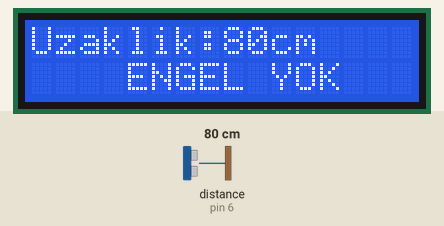
Simulated run of this sketch. Board: Arduino Uno, built with avr-gcc and run on an emulated ATmega328P. Shown: 16×2 character LCD. Wiring (inferred from the names in the program): ultrasonic range finder: trigger pin 7; echo pin 6. The test bench sets the inputs (shaded band); at power-on: distance to the obstacle (sensor on pin 6) 80 cm. The echo pulse lasts 58.3 µs per cm.

Above: at 1.2 s.
1.3 s: distance to the obstacle (sensor on pin 6) set to 2 cm
At 2.3 s:
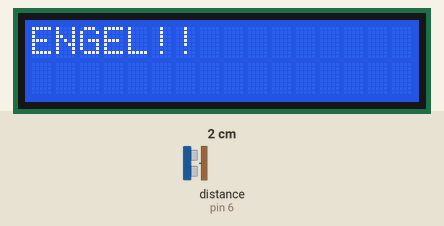
4.3 s: distance to the obstacle (sensor on pin 6) set to 120 cm
At 5.5 s:
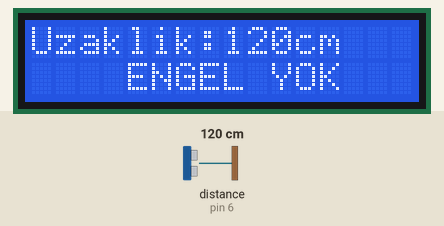
5.8 s: distance to the obstacle (sensor on pin 6) set to 4 cm
At 7.0 s:
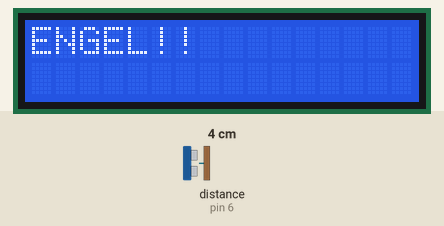
Timing chart, 0 to 8.8 s (numbered marks = the images above; inputs shaded):
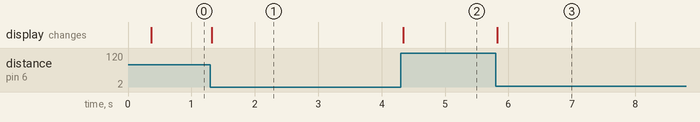

The sketch:

ULTRASONICSENSOR.ino
```cpp
#include <LiquidCrystal.h>                              //LCD kütüphanemizi başlatıyoruz.
int trigPin = 7;                                        //Ultrasonik sensör trig pini değişkeni
int echoPin = 6;                                        //Ultrasonik sensör echo pini değişkeni
int sure;                                               //Ses dalgasının gidip gelme süresi değişkeni
int uzaklik;                                            //Ölçülen uzaklık değeri değişkeni
int buzzer = 8;
int rs = 12, en = 11, d4 = 5, d5 = 4, d6 = 3, d7 = 2;   //LCD'nin pin değişkenlerini tanımlıyoruz.
LiquidCrystal lcd(rs, en, d4, d5, d6, d7);              //LCD'nin pin bağlantılarını ayarlıyoruz.

void setup() {
  pinMode(trigPin, OUTPUT);                             //trig pinini OUTPUT olarak ayarlıyoruz.
  pinMode(echoPin, INPUT);                              //echo pinini INPUT olarak ayarlıyoruz.
  lcd.begin(16, 2);   //LCD ekranımızın en-boy oranını ayarlıyoruz.
  Serial.begin(9600);

}
void loop() {
  digitalWrite(trigPin, LOW);                           //Ultrasonik sensör ile ölçüm sekansını başlatıyoruz.
  delayMicroseconds(5);
  digitalWrite(trigPin, HIGH);
  delayMicroseconds(10);
  digitalWrite(trigPin, LOW);
  sure = pulseIn(echoPin, HIGH, 11600);                 //Ses dalgasının gidip gelme süresini ölçüyoruz.
  uzaklik = sure * 0.0345 / 2; //Ölçülen süre ile uzaklık hesabı yapıyoruz.

  lcd.clear();                                          //LCD'deki eski yazılar temizlenir.
  if (uzaklik >= 80)
  {
    lcd.setCursor(0, 0);                                  //LCD'nin 1. satır 1. sütunundan yazmaya başlıyoruz.
    lcd.print("Uzaklik:");
    lcd.print(uzaklik);                                   //Uzaklık değerini LCD'ye yazdırıyoruz.
    lcd.print("cm");
    lcd.setCursor(0, 1); //LCD'nin 2. satır 1. sütunundan yazmaya başlıyoruz.
    // lcd.print(uzaklik);                                   //Uzaklık değerini LCD'ye yazdırıyoruz.
    //  lcd.print("cm");
    lcd.print("    ENGEL YOK    ");
    digitalWrite(8, LOW);
  }
  else {
    lcd.setCursor(0, 0);
    lcd.print("ENGEL!!");

    digitalWrite(8, HIGH);

  }

}
```

Measured:
- after the input at 1.3 s, the display: changes at once (image 1)
- after the input at 4.3 s, the display: changes at once (image 2)
- after the input at 5.8 s, the display: changes at once (image 3)
